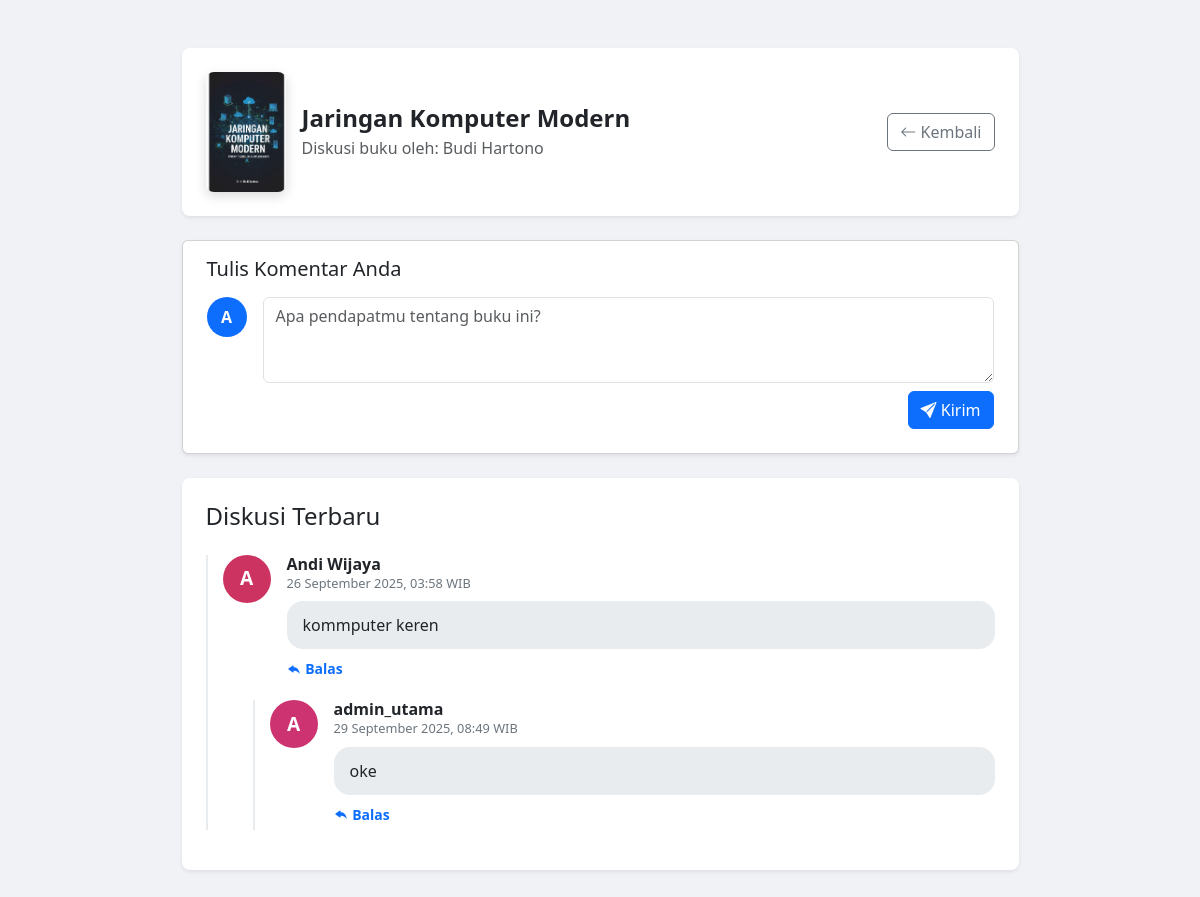
Page /pages/diskusi.php?id=2 (signed in) on the committed database.
### tables this page shows
CREATE TABLE `buku` (
  `id` int(11) NOT NULL,
  `judul` varchar(255) NOT NULL,
  `penulis` varchar(100) DEFAULT NULL,
  `penerbit` varchar(100) DEFAULT NULL,
  `tahun_terbit` year(4) DEFAULT NULL,
  `isbn` varchar(20) DEFAULT NULL,
  `kategori` varchar(50) DEFAULT NULL,
  `deskripsi` text DEFAULT NULL,
  `cover_path` varchar(255) DEFAULT NULL,
  `file_path` varchar(255) NOT NULL
);

CREATE TABLE `diskusi` (
  `id` int(11) NOT NULL,
  `buku_id` int(11) NOT NULL,
  `user_id` int(11) NOT NULL,
  `username` varchar(255) NOT NULL,
  `komentar` text NOT NULL,
  `parent_id` int(11) NOT NULL DEFAULT 0,
  `tanggal` timestamp NOT NULL DEFAULT current_timestamp()
);

### pages/diskusi.php (the view, shortened to what this page needs)
<?php
include '../includes/db.php';
$book_id = $_GET['id'];
$stmt_buku = $conn->prepare("SELECT judul, penulis, cover_path FROM buku WHERE id = ?");
$stmt_buku->bind_param("i", $book_id);
$stmt_buku->execute();
$result_buku = $stmt_buku->get_result();
$book = $result_buku->fetch_assoc();
$diskusi_result = $conn->query("SELECT id, user_id, username, komentar, tanggal, parent_id FROM diskusi WHERE buku_id = $book_id ORDER BY tanggal ASC");
$komentar = [];
while ($row = $diskusi_result->fetch_assoc()) {
    $komentar[$row['parent_id']][] = $row;
}
function tampilkan_komentar($parent_id, $komentar, $book_id, $level = 0) {
    if (isset($komentar[$parent_id])) {
        $indent_margin = $level * 30;
        $indent_class = $level > 0 ? "mt-3" : "";
        foreach ($komentar[$parent_id] as $item) {
            echo '<div class="comment-thread" style="margin-left: ' . $indent_margin . 'px;">';
            echo '<div class="d-flex mb-3 comment-item ' . $indent_class . '">';
            echo '<div class="flex-shrink-0 me-3">
                    <div class="avatar" style="background-color: hsl(' . (crc32($item['username']) % 360) . ', 60%, 50%);">
                        ' . strtoupper(substr($item['username'], 0, 1)) . '
                    </div>
                  </div>';
            echo '<div class="w-100">
                    <div class="d-flex justify-content-between align-items-center">
                        <h6 class="fw-bold mb-0">' . htmlspecialchars($item['username']) . '</h6>';
            echo    '</div>
                    <p class="comment-meta mb-2">' . date('d F Y, H:i', strtotime($item['tanggal'])) . ' WIB</p>
                    <div class="comment-body">
                       <p class="mb-0">' . nl2br(htmlspecialchars($item['komentar'])) . '</p>
                    </div>
                    <button class="btn btn-sm btn-link text-decoration-none ps-0 mt-1 reply-btn" data-comment-id="' . $item['id'] . '"><i class="bi bi-reply-fill"></i> Balas</button>
                  </div>';
            echo '</div>';
            tampilkan_komentar($item['id'], $komentar, $book_id, $level + 1);
            echo '</div>';
        }
    }
}
?>
<!DOCTYPE html>
<html lang="id">
<head>
    <link href="../css/bootstrap.min.css" rel="stylesheet">
    <link rel="stylesheet" href="https://cdn.jsdelivr.net/npm/bootstrap-icons@1.11.3/font/bootstrap-icons.min.css">
</head>
<body>
<div class="container my-5">
    <div class="col-lg-9 mx-auto">
        <div class="bg-white p-4 rounded-3 shadow-sm mb-4 discussion-header">
            <div class="row g-3 align-items-center">
                <div class="col-auto">
                    <img src="../<?= htmlspecialchars($book['cover_path']) ?>" class="book-cover" alt="Cover">
                </div>
                <div class="col">
                    <h1 class="h4 fw-bold mb-1"><?= htmlspecialchars($book['judul']) ?></h1>
                    <p class="fs-6 text-muted mb-0">Diskusi buku oleh: <?= htmlspecialchars($book['penulis']) ?></p>
                </div>
                <div class="col-auto">
                    <a href="detail_buku.php?id=<?= $book_id; ?>" class="btn btn-outline-secondary">
                        <i class="bi bi-arrow-left"></i> Kembali
                    </a>
                </div>
            </div>
        </div>
        <div id="comment-form-container">
            <div class="card shadow-sm mb-4 comment-form-box">
                <div class="card-body p-3">
                    <h5 class="card-title px-2" id="form-title">Tulis Komentar Anda</h5>
                    <div class="d-flex align-items-start p-2">
                        <div class="avatar me-3">
                            <?= strtoupper(substr($_SESSION['username'], 0, 1)) ?>
                        </div>
                        <form id="main-comment-form" action="tambah_komentar.php" method="POST" class="w-100">
                            <div class="mb-2">
                                <textarea name="komentar" class="form-control" rows="3" placeholder="Apa pendapatmu tentang buku ini?" required></textarea>
                            </div>
                            <div class="d-flex justify-content-end">
                                <button type="submit" class="btn btn-primary"><i class="bi bi-send-fill"></i> Kirim</button>
                            </div>
                        </form>
                    </div>
                </div>
            </div>
        </div>
        <div class="bg-white p-4 rounded-3 shadow-sm">
            <h4 class="mb-4">Diskusi Terbaru</h4>
            <?php if (!empty($komentar)): ?>
                <?php tampilkan_komentar(0, $komentar, $book_id); ?>
            <?php else: ?>
                <p class="text-center text-muted">Belum ada diskusi untuk buku ini. Jadilah yang pertama!</p>
            <?php endif; ?>
        </div>
    </div>
</div>
</body>
</html>

### pages/diskusi.php (style rules this page uses)
body { background-color: #f0f2f5; }
.discussion-header .book-cover { width: 80px; height: 120px; object-fit: cover; border-radius: 0.5rem; box-shadow: 0 4px 12px rgba(0,0,0,0.15); }
.avatar { display: inline-flex; align-items: center; justify-content: center; background-color: #0d6efd; color: white; border-radius: 50%; font-weight: bold; font-size: 1.2rem; flex-shrink: 0; }
.comment-form-box .avatar { width: 40px; height: 40px; font-size: 1rem; }
.comment-item .avatar { width: 48px; height: 48px; }
.comment-body { background-color: #e9ecef; border-radius: 1rem; padding: 0.75rem 1rem; word-wrap: break-word; }
.comment-meta { font-size: 0.8rem; color: #6c757d; }
.comment-thread { border-left: 2px solid #e9ecef; padding-left: 15px; }
.reply-btn { font-weight: bold; }

### rows in the picture
buku: cover_path (picture), judul "Jaringan Komputer Modern", penulis "Budi Hartono"
diskusi: username "A", username "Andi Wijaya", tanggal "26 September 2025, 03:58", komentar "kommputer keren"
diskusi: username "A", username "admin_utama", tanggal "29 September 2025, 08:49", komentar "oke"

### other values in the picture
substr($_SESSION['username'], 0, 1) "A"
